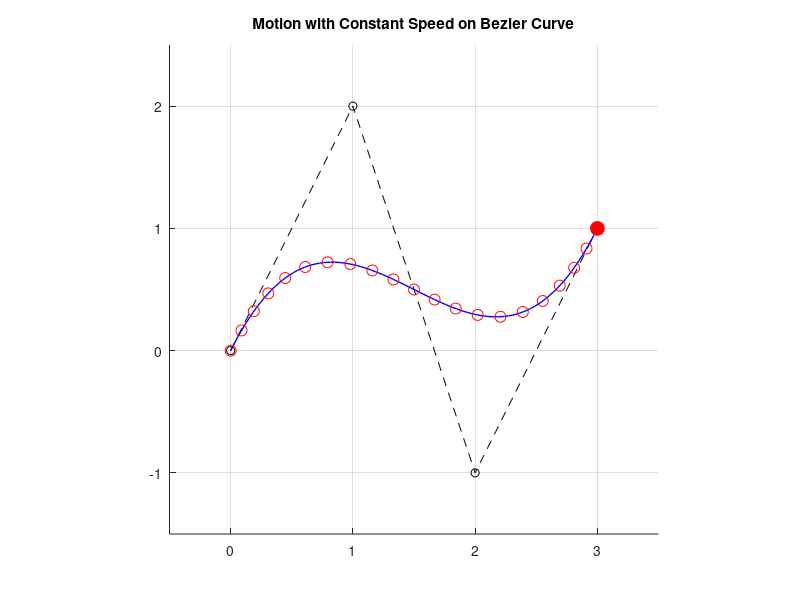

Recreate this plot in MATLAB.
% Task 6: Create and equipartition a custom Bezier curve path
% 题目6：创建自定义贝塞尔曲线路径并进行等分

function task6_custom_bezier
    % 创建新的figure并设置固定大小
    fig = figure('Position', [100 100 800 600], 'Units', 'pixels');
    
    % 定义控制点（创建一个"S"形状）
    control_points = [
        0, 0;    % P0
        1, 2;    % P1
        2, -1;   % P2
        3, 1     % P3
    ];
    
    % 设置图形窗口
    set(gca, 'XLim', [-0.5 3.5], 'YLim', [-1.5 2.5], ...
        'SortMethod', 'childorder', 'Visible', 'on');
    cla
    axis square
    grid on;
    hold on;
    
    % 绘制控制多边形
    plot(control_points(:,1), control_points(:,2), 'k--o');
    
    % 绘制贝塞尔曲线
    t_plot = linspace(0, 1, 100);
    [x_plot, y_plot] = bezier_curve(t_plot, control_points);
    plot(x_plot, y_plot, 'b-', 'LineWidth', 1);
    
    % 等分曲线
    n = 20;  % 分段数
    s_values = linspace(0, 1, n+1);
    t_values = zeros(size(s_values));
    
    % 计算等分点
    for i = 1:length(s_values)
        t_values(i) = find_t_newton(s_values(i), control_points);
    end
    
    % 计算等分点的坐标
    [x_points, y_points] = bezier_curve(t_values, control_points);
    plot(x_points, y_points, 'ro', 'MarkerSize', 8);
    title('Custom Bezier Curve with Equal Arc Length Partitions');
    
    % 创建运动点
    ball = plot(x_plot(1), y_plot(1), 'ro', 'MarkerSize', 10, 'MarkerFaceColor', 'r');
    
    % 等速运动演示
    title('Motion with Constant Speed on Bezier Curve');
    for s = linspace(0, 1, 50)
        t = find_t_newton(s, control_points);
        [x, y] = bezier_curve(t, control_points);
        
        % 使用题目要求的命令更新位置
        set(ball, 'xdata', x, 'ydata', y);
        drawnow;
        pause(0.05);
    end
end

function [x, y] = bezier_curve(t, control_points)
    % 确保t是列向量
    t = t(:);
    % 三次贝塞尔曲线公式
    B = [(1-t).^3, 3*t.*(1-t).^2, 3*t.^2.*(1-t), t.^3];
    x = B * control_points(:,1);
    y = B * control_points(:,2);
end

function t = find_t_newton(s, control_points)
    % 使用牛顿法找到对应的参数t
    t = s;  % 初始猜测
    tol = 1e-6;
    max_iter = 50;
    total_length = compute_arc_length(1, control_points);
    
    for i = 1:max_iter
        current_length = compute_arc_length(t, control_points);
        [dx, dy] = bezier_derivative(t, control_points);
        
        % 计算函数值和导数
        f = current_length/total_length - s;
        df = sqrt(dx^2 + dy^2)/total_length;
        
        % 牛顿迭代
        t_new = t - f/df;
        
        % 确保t_new在[0,1]范围内
        t_new = max(0, min(1, t_new));
        
        % 检查收敛
        if abs(t_new - t) < tol
            t = t_new;
            return;
        end
        t = t_new;
    end
end

function [dx, dy] = bezier_derivative(t, control_points)
    % 计算贝塞尔曲线的导数
    t = t(:);  % 确保t是列向量
    
    % 计算导数的基函数
    dB = [-3*(1-t).^2, 3*(1-4*t+3*t.^2), 3*(2*t-3*t.^2), 3*t.^2];
    
    % 计算x和y方向的导数
    dx = dB * control_points(:,1);
    dy = dB * control_points(:,2);
end

function len = compute_arc_length(t_end, control_points)
    % 使用复合Simpson求积计算弧长
    n = 100;  % 积分区间数
    t = linspace(0, t_end, n+1);
    h = t_end/n;
    
    % 计算所有点的速度
    [dx, dy] = bezier_derivative(t, control_points);
    v = sqrt(dx.^2 + dy.^2);
    
    % Simpson求积
    len = h/3 * (v(1) + 4*sum(v(2:2:end-1)) + 2*sum(v(3:2:end-2)) + v(end));
end